Frame 1 (no input): blank canvas, image omitted
Frame 60 (no input): blank canvas, image omitted
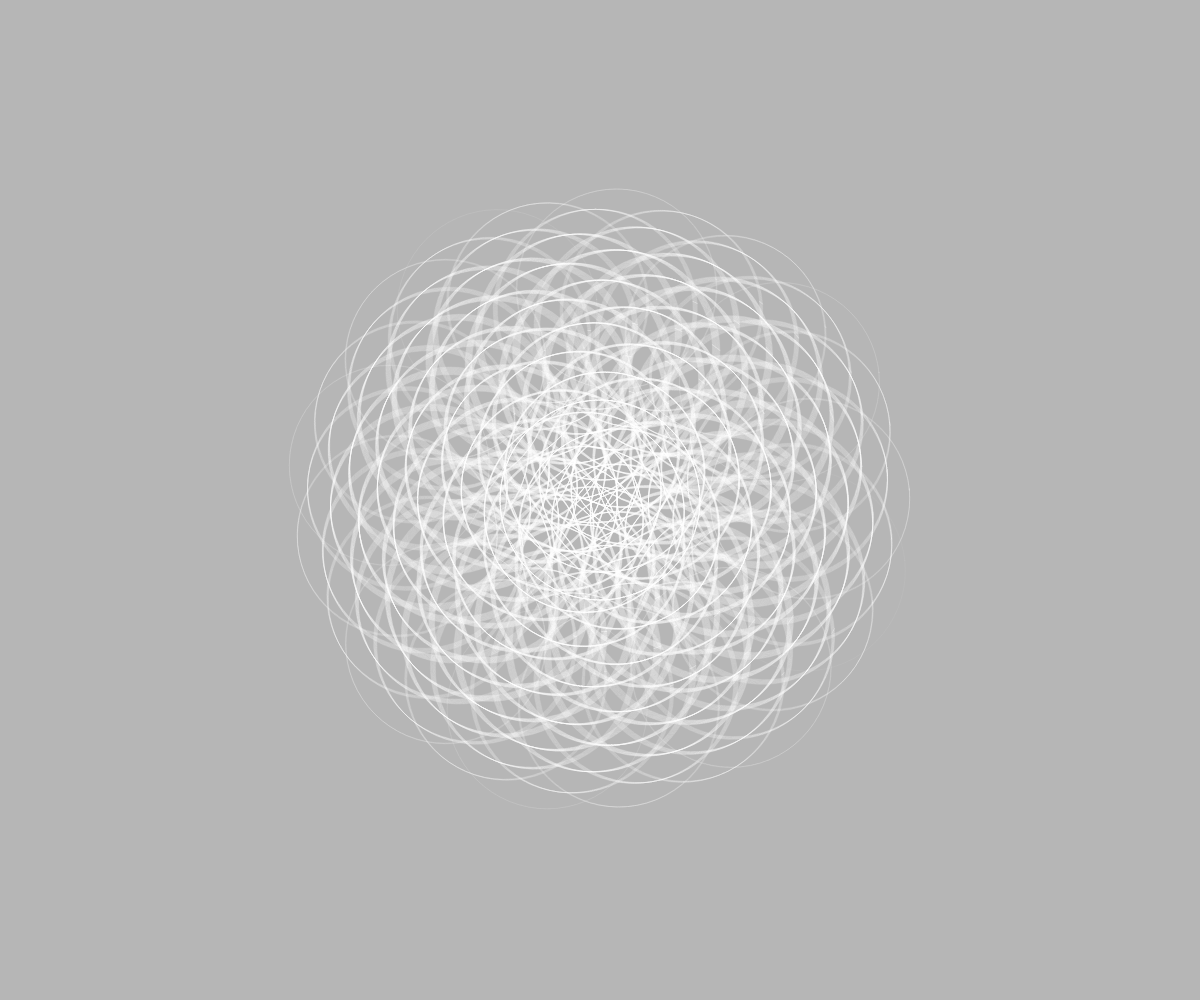
Frame 120 (the mouse pressed at the canvas centre since frame 60)

The p5.js sketch whose frames 1 and 60 were blank and that drew this single picture after the mouse press (run headless with seeded random() and noise() and a simulated clock; from frame 60 on, the mouse is pressed at the canvas centre):

// p5.js sketch
// ── sketch.js
//originally modelled after phyllotaxis, as explained by the one and only coding train
//move your mouse to start

var n = 0;
var c = 20; //changing c is really really fun! i wanted to spend more time figuring out how to change it permanently while drawing so the user could fiddle with it but i realized that changing in it in the draw() function will actually just break the code which is nice for capturing sketches you like

var start = 0;

function setup() {
  createCanvas(windowWidth, windowHeight);
  angleMode(DEGREES); //since p5.js default mode is in radians
  colorMode(RGB);
  background(random(0,255)); //random grayscale backgrounds only
  
}

function draw() { 

  translate(width / 2, height / 2);
  rotate(n * 0.05);
  for (var i = 0; i < n; i++) {
      
    var a = i * 137.5; //some math changing the angle here is kind of fun, but note that 137.5 is a very magical number
    var r = c * sqrt(i); 
    var x = r * cos(a);
    var y = r * sin(a);
    
    //makes drawing shift temporarily in x direction
    if (keyIsDown(UP_ARROW)){
        x+=100;
    } else if (keyIsDown(DOWN_ARROW)) {
        x-=100;
    } 
      
    //makes drawing shift temporarly in y direction
    if (keyIsDown(LEFT_ARROW)){
        y+=100;
    } else if (keyIsDown(RIGHT_ARROW)) {
        y-=100;
    } 
      
    //spacebar reverses rotate
    if (keyIsDown(32)){
        rotate(n*-.1);
    }
    
    //resets background
    if (keyIsDown(ENTER)){ //i was testing this right before going to sleep and i think at some point the background stops responding to key presses....
        background(random(0,255));
    }
    
    noStroke()
    var hu = sin(start + i * 0.5);
    hu = map(hu, -1, 1, 0, 360);
    fill(255, hu/25, hu/25);
      
        //mouse changes dimension of ellipse
    //var dimension = random((mouseX/350),(mouseX/300));
    if (mouseX < windowWidth/10) {
                //toggle for fill colors black, white, CMY on the filled ellipses
        if (keyIsDown(81)){
            fill(0); // q - black
        } else if (keyIsDown(87)){
            fill(255,255,255); // w - white
        } else if (keyIsDown(69)){
            fill(random(220,255),255,random(0,20)); // e - variation of Y
        } else if (keyIsDown(82)){
            fill(255,random(0,20),random(220,255));   //r - variation of M 
        } else if (keyIsDown(84)){
            fill(random(0,20),random(220,255),255); //t - variation of C
        } else { 
            fill(mouseY/2, hu/25, hu/25); // toggles fill from black to red based on mouse y 
        }
        var dimension = mouseX/100; //super thin ellipses
    } else if (mouseX < windowWidth/2){
        
        //toggle for fill colors black, white, CMY on the filled ellipses
        if (keyIsDown(81)){
            fill(0); // q - black
        } else if (keyIsDown(87)){
            fill(255,255,255); // w - white
        } else if (keyIsDown(69)){
            fill(random(220,255),255,random(0,20)); // e - variation of Y
        } else if (keyIsDown(82)){
            fill(255,random(0,20),random(220,255));   //r - variation of M 
        } else if (keyIsDown(84)){
            fill(random(0,20),random(220,255),255); //t - variation of C
        } else { 
            fill(mouseY/2, hu/25, hu/25); // toggles fill from black to red based on mouse y 
        }
        var dimension = mouseX/70; //allows for fun stroke variance
    } else { //removes fill from ellipses which makes a totally different drawing but opens doors for possibilities
        var dimension = mouseX/3;
        noFill();
        strokeWeight(.5);
        if (mouseY<windowHeight/2){ //black stroke for upper right quadrant - handy for when background loads as too light
            stroke('rgba(0%,0%,0%,0.1)');
        } else { //white stroke for lower right quadrant - handy for when background loads as too dark
            stroke('rgba(100%,100%,100%,0.1)');
        }
        rotate(-.1);
    }
    
    ellipse(x, y, dimension, dimension); 
      
      if (keyCode===27) {
        c++; //ENTER key breaks the for loop without messing up too much of the rest of drawing (will splatter some red dots around), but is handy for saving sketches -- a happy mistake while coding that i decided not to fix. EDIT: after several hours of playinga round with this, I've found that you can also move your cursor all the way to the left to pause the sketch, where there is no fill and the ellipses that generate are invisible.
    } 
  }
  n ++;
  start += 5;
    
}

function windowResized(){
  resizeCanvas(windowWidth, windowHeight);
    background(random(0,255));
}
